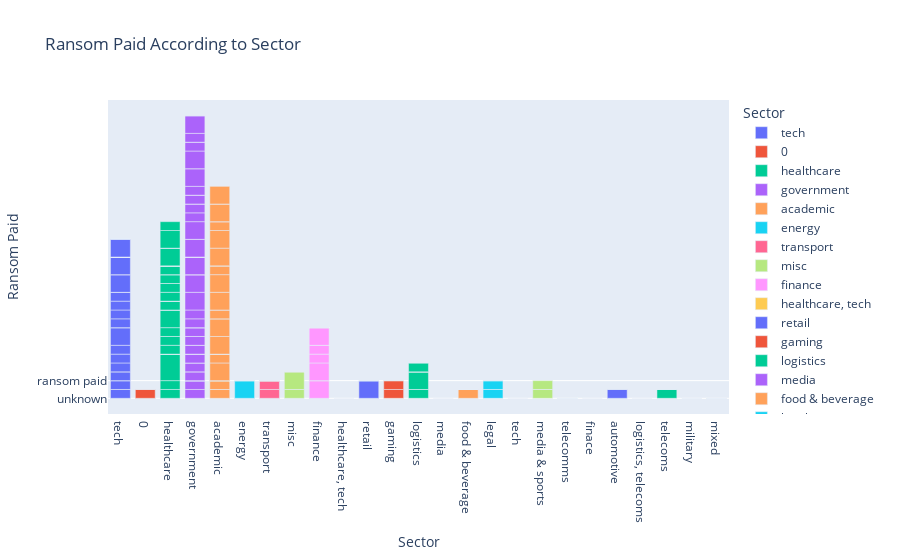

The code cell stored with this chart in its notebook:
### Code cell
px.bar(df,y='Ransom Paid',x='Sector',color='Sector',title='Ransom Paid According to Sector')

### Figure 1 — Plotly figure (JSON) as saved in the notebook; plotly's stock layout.template omitted (floating-point values rounded to 4 significant figures)
{"data": [{"alignmentgroup": "True", "hovertemplate": "Sector=%{x}<br>Ransom Paid=%{y}<extra></extra>", "legendgroup": "tech", "marker": {"color": "#636efa", "pattern": {"shape": ""}}, "name": "tech", "offsetgroup": "tech", "orientation": "v", "showlegend": true, "textposition": "auto", "type": "bar", "x": ["tech", "tech", "tech", "tech", "tech", "tech", "tech", "tech", "tech", "tech", "tech", "tech", "tech", "tech", "tech", "tech", "tech", "tech", "tech", "tech", "tech", "tech", "tech", "tech", "tech", "tech", "tech", "tech", "tech", "tech", "tech", "tech", "tech", "tech", "tech", "tech", "tech", "tech", "tech", "tech", "tech", "tech", "tech", "tech", "tech", "tech", "tech", "tech", "tech", "tech", "tech", "tech", "tech", "tech", "tech", "tech", "tech"], "xaxis": "x", "y": ["unknown", "unknown", "unknown", "unknown", "unknown", "unknown", "refused", "unknown", "unknown", "unknown", "unknown", "unknown", "unknown", "unknown", "unknown", "unknown", "unknown", "unknown", "refused", "unknown", "unknown", "refused", "unknown", "refused", "refused", "refused", "ransom paid", "unknown", "unknown", "refused", "refused", "refused", "refused", "unknown", "unknown", "unknown", "unknown", "unknown", "unknown", "unknown", "unknown", "unknown", "unknown", "unknown", "unknown", "ransom paid", "unknown", "unknown", "ransom paid", "unknown", "unknown", "unknown", "unknown", "unknown", "unknown", "ransom paid", "unknown"], "yaxis": "y"}, {"alignmentgroup": "True", "hovertemplate": "Sector=%{x}<br>Ransom Paid=%{y}<extra></extra>", "legendgroup": "0", "marker": {"color": "#EF553B", "pattern": {"shape": ""}}, "name": "0", "offsetgroup": "0", "orientation": "v", "showlegend": true, "textposition": "auto", "type": "bar", "x": [0, 0, 0, 0, 0, 0, 0], "xaxis": "x", "y": ["unknown", "unknown", "unknown", "unknown", "unknown", "refused", "unknown"], "yaxis": "y"}, {"alignmentgroup": "True", "hovertemplate": "Sector=%{x}<br>Ransom Paid=%{y}<extra></extra>", "legendgroup": "healthcare", "marker": {"color": "#00cc96", "pattern": {"shape": ""}}, "name": "healthcare", "offsetgroup": "healthcare", "orientation": "v", "showlegend": true, "textposition": "auto", "type": "bar", "x": ["healthcare", "healthcare", "healthcare", "healthcare", "healthcare", "healthcare", "healthcare", "healthcare", "healthcare", "healthcare", "healthcare", "healthcare", "healthcare", "healthcare", "healthcare", "healthcare", "healthcare", "healthcare", "healthcare", "healthcare", "healthcare", "healthcare", "healthcare", "healthcare", "healthcare", "healthcare", "healthcare", "healthcare", "healthcare", "healthcare", "healthcare", "healthcare", "healthcare", "healthcare", "healthcare", "healthcare", "healthcare", "healthcare", "healthcare", "healthcare", "healthcare", "healthcare", "healthcare", "healthcare", "healthcare", "healthcare", "healthcare", "healthcare", "healthcare", "healthcare"], "xaxis": "x", "y": ["unknown", "unknown", "unknown", "refused", "refused", "no", "unknown", "unknown", "unknown", "unknown", "unknown", "unknown", "unknown", "refused", "refused", "unknown", "refused", "ransom paid", "unknown", "unknown", "refused", "unknown", "unknown", "unknown", "unknown", "unknown", "refused", "refused", "unknown", "unknown", "unknown", "unknown", "unknown", "unknown", "unknown", "refused", "unknown", "unknown", "refused", "unknown", "unknown", "unknown", "unknown", "unknown", "unknown", "ransom paid", "unknown", "unknown", "ransom paid", "refused"], "yaxis": "y"}, {"alignmentgroup": "True", "hovertemplate": "Sector=%{x}<br>Ransom Paid=%{y}<extra></extra>", "legendgroup": "government", "marker": {"color": "#ab63fa", "pattern": {"shape": ""}}, "name": "government", "offsetgroup": "government", "orientation": "v", "showlegend": true, "textposition": "auto", "type": "bar", "x": ["government", "government", "government", "government", "government", "government", "government", "government", "government", "government", "government", "government", "government", "government", "government", "government", "government", "government", "government", "government", "government", "government", "government", "government", "government", "government", "government", "government", "government", "government", "government", "government", "government", "government", "government", "government", "government", "government", "government", "government", "government", "government", "government", "government", "government", "government", "government", "government", "government", "government", "government", "government", "government", "government", "government", "government", "government", "government", "government"], "xaxis": "x", "y": ["unknown", "refused", "refused", "unknown", "unknown", "unknown", "unknown", "unknown", "unknown", "refused", "unknown", "refused", "unknown", "refused", "unknown", "unknown", "refused", "unknown", "refused", "unknown", "unknown", "unknown", "unknown", "unknown", "unknown", "unknown", "refused", "unknown", "unknown", "unknown", "refused", "refused", "ransom paid", "ransom paid", "unknown", "unknown", "unknown", "ransom paid", "unknown", "unknown", "unknown", "ransom paid", "unknown", "ransom paid", "refused", "refused", "unknown", "refused", "unknown", "refused", "ransom paid", "unknown", "ransom paid", "refused", "unknown", "refused", "ransom paid", "unknown", "unknown"], "yaxis": "y"}, {"alignmentgroup": "True", "hovertemplate": "Sector=%{x}<br>Ransom Paid=%{y}<extra></extra>", "legendgroup": "academic", "marker": {"color": "#FFA15A", "pattern": {"shape": ""}}, "name": "academic", "offsetgroup": "academic", "orientation": "v", "showlegend": true, "textposition": "auto", "type": "bar", "x": ["academic", "academic", "academic", "academic", "academic", "academic", "academic", "academic", "academic", "academic", "academic", "academic", "academic", "academic", "academic", "academic", "academic", "academic", "academic", "academic", "academic", "academic", "academic", "academic", "academic", "academic", "academic", "academic", "academic", "academic", "academic", "academic", "academic", "academic", "academic", "academic", "academic", "academic", "academic"], "xaxis": "x", "y": ["unknown", "refused", "unknown", "unknown", "unknown", "unknown", "unknown", "unknown", "unknown", "refused", "unknown", "unknown", "unknown", "unknown", "unknown", "unknown", "ransom paid", "refused", "unknown", "unknown", "unknown", "ransom paid", "ransom paid", "unknown", "refused", "unknown", "ransom paid", "ransom paid", "refused", "unknown", "unknown", "ransom paid", "ransom paid", "refused", "unknown", "unknown", "ransom paid", "unknown", "ransom paid"], "yaxis": "y"}, {"alignmentgroup": "True", "hovertemplate": "Sector=%{x}<br>Ransom Paid=%{y}<extra></extra>", "legendgroup": "energy", "marker": {"color": "#19d3f3", "pattern": {"shape": ""}}, "name": "energy", "offsetgroup": "energy", "orientation": "v", "showlegend": true, "textposition": "auto", "type": "bar", "x": ["energy", "energy", "energy", "energy", "energy", "energy", "energy", "energy", "energy", "energy", "energy", "energy", "energy", "energy", "energy"], "xaxis": "x", "y": ["unknown", "unknown", "unknown", "unknown", "unknown", "unknown", "unknown", "unknown", "unknown", "unknown", "ransom paid", "unknown", "unknown", "unknown", "unknown"], "yaxis": "y"}, {"alignmentgroup": "True", "hovertemplate": "Sector=%{x}<br>Ransom Paid=%{y}<extra></extra>", "legendgroup": "transport", "marker": {"color": "#FF6692", "pattern": {"shape": ""}}, "name": "transport", "offsetgroup": "transport", "orientation": "v", "showlegend": true, "textposition": "auto", "type": "bar", "x": ["transport", "transport", "transport", "transport", "transport", "transport", "transport", "transport", "transport", "transport", "transport", "transport", "transport", "transport", "transport"], "xaxis": "x", "y": ["unknown", "unknown", "unknown", "unknown", "refused", "refused", "unknown", "unknown", "unknown", "unknown", "unknown", "unknown", "unknown", "unknown", "unknown"], "yaxis": "y"}, {"alignmentgroup": "True", "hovertemplate": "Sector=%{x}<br>Ransom Paid=%{y}<extra></extra>", "legendgroup": "misc", "marker": {"color": "#B6E880", "pattern": {"shape": ""}}, "name": "misc", "offsetgroup": "misc", "orientation": "v", "showlegend": true, "textposition": "auto", "type": "bar", "x": ["misc", "misc", "misc", "misc", "misc", "misc", "misc"], "xaxis": "x", "y": ["unknown", "unknown", "refused", "unknown", "ransom paid", "unknown", "unknown"], "yaxis": "y"}, {"alignmentgroup": "True", "hovertemplate": "Sector=%{x}<br>Ransom Paid=%{y}<extra></extra>", "legendgroup": "finance", "marker": {"color": "#FF97FF", "pattern": {"shape": ""}}, "name": "finance", "offsetgroup": "finance", "orientation": "v", "showlegend": true, "textposition": "auto", "type": "bar", "x": ["finance", "finance", "finance", "finance", "finance", "finance", "finance", "finance", "finance", "finance", "finance", "finance", "finance", "finance", "finance", "finance", "finance", "finance"], "xaxis": "x", "y": ["unknown", "unknown", "unknown", "unknown", "unknown", "unknown", "ransom paid", "unknown", "unknown", "ransom paid", "refused", "refused", "unknown", "ransom paid", "unknown", "unknown", "unknown", "unknown"], "yaxis": "y"}, {"alignmentgroup": "True", "hovertemplate": "Sector=%{x}<br>Ransom Paid=%{y}<extra></extra>", "legendgroup": "healthcare, tech", "marker": {"color": "#FECB52", "pattern": {"shape": ""}}, "name": "healthcare, tech", "offsetgroup": "healthcare, tech", "orientation": "v", "showlegend": true, "textposition": "auto", "type": "bar", "x": ["healthcare, tech"], "xaxis": "x", "y": ["unknown"], "yaxis": "y"}, {"alignmentgroup": "True", "hovertemplate": "Sector=%{x}<br>Ransom Paid=%{y}<extra></extra>", "legendgroup": "retail", "marker": {"color": "#636efa", "pattern": {"shape": ""}}, "name": "retail", "offsetgroup": "retail", "orientation": "v", "showlegend": true, "textposition": "auto", "type": "bar", "x": ["retail", "retail", "retail", "retail", "retail", "retail", "retail", "retail", "retail", "retail", "retail", "retail", "retail"], "xaxis": "x", "y": ["unknown", "unknown", "unknown", "unknown", "unknown", "unknown", "unknown", "ransom paid", "unknown", "unknown", "unknown", "unknown", "unknown"], "yaxis": "y"}, {"alignmentgroup": "True", "hovertemplate": "Sector=%{x}<br>Ransom Paid=%{y}<extra></extra>", "legendgroup": "gaming", "marker": {"color": "#EF553B", "pattern": {"shape": ""}}, "name": "gaming", "offsetgroup": "gaming", "orientation": "v", "showlegend": true, "textposition": "auto", "type": "bar", "x": ["gaming", "gaming", "gaming", "gaming"], "xaxis": "x", "y": ["refused", "refused", "unknown", "unknown"], "yaxis": "y"}, {"alignmentgroup": "True", "hovertemplate": "Sector=%{x}<br>Ransom Paid=%{y}<extra></extra>", "legendgroup": "logistics", "marker": {"color": "#00cc96", "pattern": {"shape": ""}}, "name": "logistics", "offsetgroup": "logistics", "orientation": "v", "showlegend": true, "textposition": "auto", "type": "bar", "x": ["logistics", "logistics", "logistics", "logistics", "logistics", "logistics", "logistics", "logistics", "logistics", "logistics", "logistics", "logistics", "logistics", "logistics", "logistics", "logistics", "logistics", "logistics", "logistics", "logistics", "logistics", "logistics"], "xaxis": "x", "y": ["refused", "unknown", "unknown", "unknown", "unknown", "unknown", "unknown", "unknown", "unknown", "unknown", "unknown", "unknown", "unknown", "unknown", "unknown", "unknown", "ransom paid", "unknown", "unknown", "unknown", "refused", "unknown"], "yaxis": "y"}, {"alignmentgroup": "True", "hovertemplate": "Sector=%{x}<br>Ransom Paid=%{y}<extra></extra>", "legendgroup": "media", "marker": {"color": "#ab63fa", "pattern": {"shape": ""}}, "name": "media", "offsetgroup": "media", "orientation": "v", "showlegend": true, "textposition": "auto", "type": "bar", "x": ["media"], "xaxis": "x", "y": ["unknown"], "yaxis": "y"}, {"alignmentgroup": "True", "hovertemplate": "Sector=%{x}<br>Ransom Paid=%{y}<extra></extra>", "legendgroup": "food & beverage", "marker": {"color": "#FFA15A", "pattern": {"shape": ""}}, "name": "food & beverage", "offsetgroup": "food & beverage", "orientation": "v", "showlegend": true, "textposition": "auto", "type": "bar", "x": ["food & beverage", "food & beverage", "food & beverage", "food & beverage", "food & beverage", "food & beverage", "food & beverage", "food & beverage", "food & beverage"], "xaxis": "x", "y": ["unknown", "refused", "unknown", "unknown", "unknown", "unknown", "unknown", "unknown", "unknown"], "yaxis": "y"}, {"alignmentgroup": "True", "hovertemplate": "Sector=%{x}<br>Ransom Paid=%{y}<extra></extra>", "legendgroup": "legal", "marker": {"color": "#19d3f3", "pattern": {"shape": ""}}, "name": "legal", "offsetgroup": "legal", "orientation": "v", "showlegend": true, "textposition": "auto", "type": "bar", "x": ["legal", "legal", "legal", "legal", "legal", "legal", "legal"], "xaxis": "x", "y": ["refused", "unknown", "unknown", "refused", "unknown", "unknown", "unknown"], "yaxis": "y"}, {"alignmentgroup": "True", "hovertemplate": "Sector=%{x}<br>Ransom Paid=%{y}<extra></extra>", "legendgroup": "tech ", "marker": {"color": "#FF6692", "pattern": {"shape": ""}}, "name": "tech ", "offsetgroup": "tech ", "orientation": "v", "showlegend": true, "textposition": "auto", "type": "bar", "x": ["tech "], "xaxis": "x", "y": ["unknown"], "yaxis": "y"}, {"alignmentgroup": "True", "hovertemplate": "Sector=%{x}<br>Ransom Paid=%{y}<extra></extra>", "legendgroup": "media & sports", "marker": {"color": "#B6E880", "pattern": {"shape": ""}}, "name": "media & sports", "offsetgroup": "media & sports", "orientation": "v", "showlegend": true, "textposition": "auto", "type": "bar", "x": ["media & sports", "media & sports", "media & sports", "media & sports", "media & sports", "media & sports", "media & sports", "media & sports", "media & sports"], "xaxis": "x", "y": ["refused", "unknown", "unknown", "unknown", "unknown", "unknown", "unknown", "unknown", "refused"], "yaxis": "y"}, {"alignmentgroup": "True", "hovertemplate": "Sector=%{x}<br>Ransom Paid=%{y}<extra></extra>", "legendgroup": "telecomms", "marker": {"color": "#FF97FF", "pattern": {"shape": ""}}, "name": "telecomms", "offsetgroup": "telecomms", "orientation": "v", "showlegend": true, "textposition": "auto", "type": "bar", "x": ["telecomms", "telecomms", "telecomms", "telecomms"], "xaxis": "x", "y": ["unknown", "unknown", "unknown", "unknown"], "yaxis": "y"}, {"alignmentgroup": "True", "hovertemplate": "Sector=%{x}<br>Ransom Paid=%{y}<extra></extra>", "legendgroup": "finace", "marker": {"color": "#FECB52", "pattern": {"shape": ""}}, "name": "finace", "offsetgroup": "finace", "orientation": "v", "showlegend": true, "textposition": "auto", "type": "bar", "x": ["finace"], "xaxis": "x", "y": ["unknown"], "yaxis": "y"}, {"alignmentgroup": "True", "hovertemplate": "Sector=%{x}<br>Ransom Paid=%{y}<extra></extra>", "legendgroup": "automotive", "marker": {"color": "#636efa", "pattern": {"shape": ""}}, "name": "automotive", "offsetgroup": "automotive", "orientation": "v", "showlegend": true, "textposition": "auto", "type": "bar", "x": ["automotive", "automotive", "automotive", "automotive", "automotive"], "xaxis": "x", "y": ["unknown", "unknown", "unknown", "refused", "unknown"], "yaxis": "y"}, {"alignmentgroup": "True", "hovertemplate": "Sector=%{x}<br>Ransom Paid=%{y}<extra></extra>", "legendgroup": "logistics, telecoms", "marker": {"color": "#EF553B", "pattern": {"shape": ""}}, "name": "logistics, telecoms", "offsetgroup": "logistics, telecoms", "orientation": "v", "showlegend": true, "textposition": "auto", "type": "bar", "x": ["logistics, telecoms"], "xaxis": "x", "y": ["unknown"], "yaxis": "y"}, {"alignmentgroup": "True", "hovertemplate": "Sector=%{x}<br>Ransom Paid=%{y}<extra></extra>", "legendgroup": "telecoms", "marker": {"color": "#00cc96", "pattern": {"shape": ""}}, "name": "telecoms", "offsetgroup": "telecoms", "orientation": "v", "showlegend": true, "textposition": "auto", "type": "bar", "x": ["telecoms", "telecoms", "telecoms"], "xaxis": "x", "y": ["refused", "unknown", "unknown"], "yaxis": "y"}, {"alignmentgroup": "True", "hovertemplate": "Sector=%{x}<br>Ransom Paid=%{y}<extra></extra>", "legendgroup": "military", "marker": {"color": "#ab63fa", "pattern": {"shape": ""}}, "name": "military", "offsetgroup": "military", "orientation": "v", "showlegend": true, "textposition": "auto", "type": "bar", "x": ["military", "military"], "xaxis": "x", "y": ["unknown", "unknown"], "yaxis": "y"}, {"alignmentgroup": "True", "hovertemplate": "Sector=%{x}<br>Ransom Paid=%{y}<extra></extra>", "legendgroup": "mixed", "marker": {"color": "#FFA15A", "pattern": {"shape": ""}}, "name": "mixed", "offsetgroup": "mixed", "orientation": "v", "showlegend": true, "textposition": "auto", "type": "bar", "x": ["mixed", "mixed", "mixed", "mixed", "mixed", "mixed", "mixed", "mixed"], "xaxis": "x", "y": ["unknown", "unknown", "unknown", "unknown", "unknown", "unknown", "unknown", "unknown"], "yaxis": "y"}], "layout": {"barmode": "relative", "legend": {"title": {"text": "Sector"}, "tracegroupgap": 0}, "title": {"text": "Ransom Paid According to Sector"}, "xaxis": {"anchor": "y", "categoryarray": ["tech", 0, "healthcare", "government", "academic", "energy", "transport", "misc", "finance", "healthcare, tech", "retail", "gaming", "logistics", "media", "food & beverage", "legal", "tech ", "media & sports", "telecomms", "finace", "automotive", "logistics, telecoms", "telecoms", "military", "mixed"], "categoryorder": "array", "domain": [0, 1], "title": {"text": "Sector"}}, "yaxis": {"anchor": "x", "domain": [0, 1], "title": {"text": "Ransom Paid"}}}}
